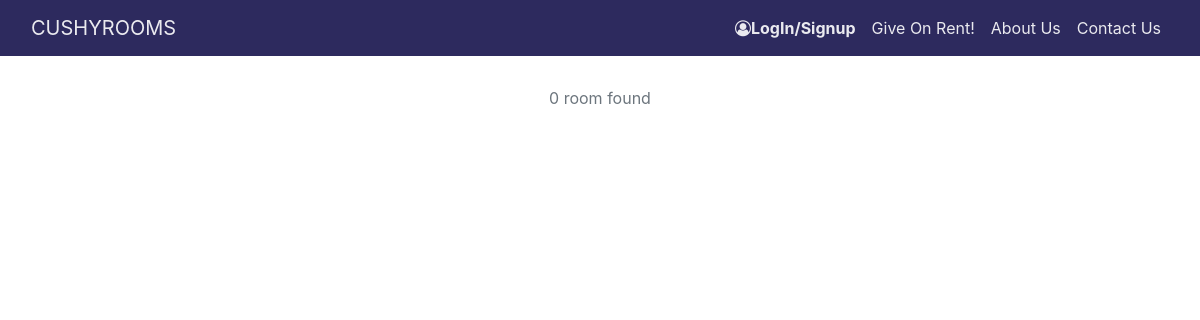
Page /Rooms/ on the earlier database version.
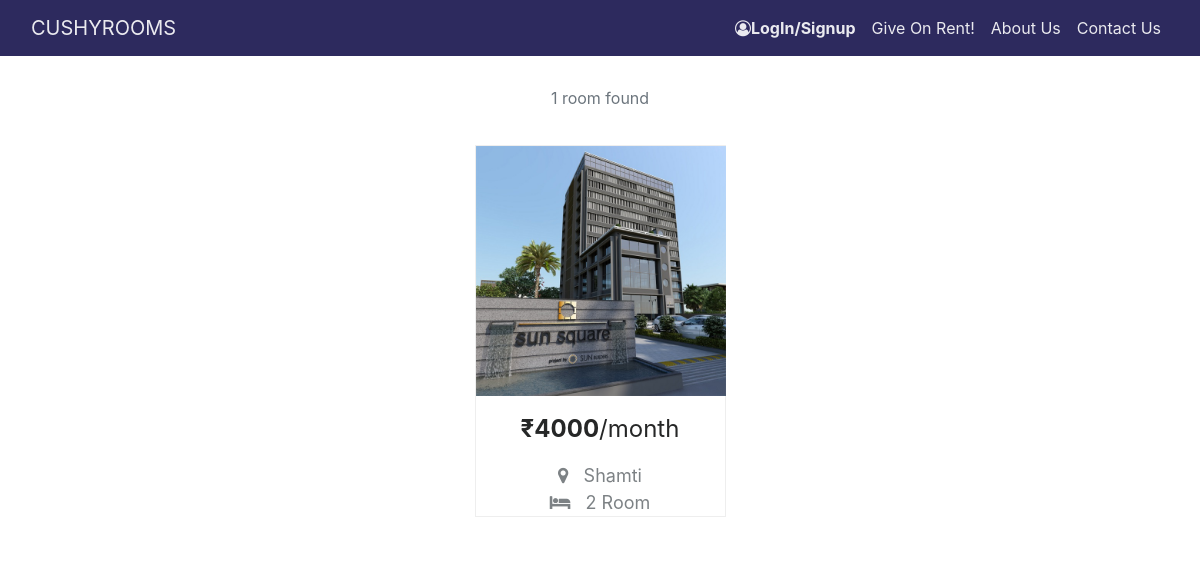
Same page on the later database version.
### main/models.py (models this page shows, shortened)
class Images(models.Model):
    user = models.ForeignKey(RentingUser, default=None, on_delete=models.CASCADE)
    image = models.ImageField(upload_to=user_directory_path, verbose_name='Image')

class RentingUser(models.Model):
    user_profile = models.ForeignKey(Profile, on_delete=models.CASCADE, null=True)
    number_of_rooms = models.IntegerField()
    price = models.CharField(max_length=50, default='')
    locality = models.ForeignKey(Location, on_delete=models.DO_NOTHING,  primary_key=False, null=True,default='')
    maximum_no_of_occupants = models.IntegerField()
    attached_bathroom = models.CharField(max_length=3, choices=y_n_choices, default='no')
    attached_kitchen = models.CharField(max_length=15, choices=y_n_choices, default='no')
    drive_in = models.CharField(max_length=3, choices=y_n_choices, default='no')
    parking = models.CharField(max_length=3, choices=y_n_choices, default='no')
    water_bill_included = models.CharField(max_length=3, choices=y_n_choices, default='no')
    electricity_bill_included = models.CharField(max_length=3, choices=y_n_choices, default='no')
    preferred_customer = models.CharField(max_length=50, choices=[('Family Preferred', 'Family Preferred'),
                                                                ('Working Preferred', 'Working Preferred'),
                                                                ('Student Preferred', 'Student Preferred'),
                                    ('no', 'No Such Preference')], default='no')
    gender_preference = models.CharField(max_length=50, choices=[('Only Girls', 'Only Girls'),
                                                                 ('Only Boys', 'Only Boys'),
                                                        ('no', 'No Gender Preference')], default='no')
    alternate_contact_number = models.CharField(max_length=10, default="", blank=True)
    preferred_contact_time = models.CharField(max_length=50, default='')
    any_other = models.TextField(max_length=100, default="", blank=True)
    created_at = models.DateTimeField(default=now, blank=True)
    updated_at = models.DateTimeField(default=now, blank=True)
    approved = models.BooleanField(default=False)

class Location(models.Model):
    location = models.CharField(max_length=30, null = True, default='')
    def __str__(self):
        return str(self.location)

### main/views.py (the view)
# urls.py: path('Rooms/', views.allrooms, name='all_rooms'),
def allrooms(request):
    rooms = RentingUser.objects.filter(approved=True)
    return render(request, 'all_rooms.html', {'rooms': rooms})

### main/templates/all_rooms.html (shortened to what this page needs)
{% extends 'base.html' %}
{% load static %}
{% block stylesheet %}
	<link rel="stylesheet" href="{% static 'assets/fonts/font-awesome.min.css' %}">
    <link rel="stylesheet" href="{% static 'assets/css/Projects-Clean-1.css' %}">
    <link rel="stylesheet" href="{% static 'assets/css/Projects-Clean.css' %}">
    <link rel="stylesheet" href="{% static 'assets/css/AllRoom/styles.css' %}">
{% endblock %}
{% load static %}
{% block body %}
    <p class="text-center text-secondary" style="padding-bottom:10px;"> {{rooms.count }} room{%if rooms.count > 1 %}s{% endif %} found </p>
    <div class="projects-clean">
        <div class="container align-items-center align-content-center align-self-center">
            <div class="row justify-content-center projects"
            style="margin-left:0px;padding-bottom:0px;margin-right:0px;">
                {% for room in rooms %}
                    {%  for images in room.images_set.all %}
                    {% if forloop.counter == 1 %}
                    <div class="col-sm-6 col-lg-4 item" onclick="location.href='{% url "room_detail" room.id images.id %}'"
                        style="height:auto;width:auto;padding-top:0px;padding-right:0px;padding-left:0px;padding-bottom:0px;
                            max-width:251px;margin:25px;margin-right:25px;margin-left:25px;min-width:auto;margin-top:25 px;
                            margin-bottom:25px;min-height:auto;">
                        <img class="img-fluid"
                        style="height:auto;width:auto;max-height:250px;min-width:250px;min-height:250px;max-width:250px;"
                        src="{{ images.image.url }}"  >
                        <p class="description" style="color:rgb(38,39,39);font-size:24px;"><strong>₹{{ room.price }}</strong>/month</p>
                        <p class="description"><i class="fa fa-map-marker"></i>&nbsp; &nbsp;{{room.locality}}</p>
                        <p class="description" style="margin-top:0px;"><i class="fa fa-bed"></i>&nbsp; &nbsp;{{ room.number_of_rooms }} Room</p>
                    </div>
                    {% endif %}
                    {% endfor %}
                {% endfor %}
            </div>
        </div>
    </div>
{% endblock %}

### main/templates/base.html (shortened to what this page needs)
{% load static %}
<!DOCTYPE html>
<html>
<head>
	    <link rel="stylesheet" href="{% static 'assets/bootstrap/css/bootstrap.min.css' %}">
        {% block stylesheet %}
        {% endblock %}
</head>
<body>
    <nav class="navbar navbar-light navbar-expand-md sticky-top" style="background-color: #2d2a5e;color: rgb(255,255,255);">
      <div class="container-fluid"><a class="navbar-brand" href='{% url 'index' %}' style="color:rgba(255,255,255,0.9);">CUSHYROOMS</a>
          <div
                class="collapse navbar-collapse" id="navcol-1">
                <ul class="nav navbar-nav float-right ml-auto">
                    <li class="nav-item dropdown">
                    {% if user.is_authenticated %}
                    <a class="nav-link dropdown-toggle" href="#" id="userMenu" data-toggle="dropdown" aria-haspopup="true" aria-expanded="false" style="color: rgba(255,255,255,0.9)">Hi {{ user.profile.name }}
                    </a>
                    <div class="dropdown-menu dropdown-menu-right" aria-labelledby="userMenu" style="background-color: #44499a" >
                        <a class="dropdown-item" href="{% url 'my_account' %}" style="color: rgba(255,255,255,0.9)">My account</a>
                        <a class="dropdown-item" href="{% url 'password_change' %}" style="color: rgba(255,255,255,0.9)">Change password</a>
                          <div class="dropdown-divider"></div>
                        <a class="dropdown-item" href="{% url 'logout' %}" style="color: rgba(255,255,255,0.9)"><i class="fa fa-user-circle-o" aria-hidden="true" ></i><strong> Logout </strong></a>
                      </div>
                    {% else %}
                      <a class="nav-link" href="{% url 'login' %}" style="color: rgba(255,255,255,0.9)"><i class="fa fa-user-circle-o" aria-hidden="true"></i><strong>LogIn/Signup</strong></a>
                    {% endif %}
                      </li>
                      <li class="nav-item" role="presentation">
                          <a class="nav-link" href="{% url 'RentType' %}" style="color:rgba(255,255,255,0.9);">Give On Rent!<span class="sr-only">(current)</span></a>
                          </li>
                    <li class="nav-item" role="presentation"><a class="nav-link active" href="#" style="color:rgba(255,255,255,0.9);" >About Us</a></li>
                    <li class="nav-item" role="presentation"><a class="nav-link active" href="{% url 'contact_us'%}" style="color:rgba(255,255,255,0.9);">Contact Us</a></li>
                </ul>
            </div>
          </div>
    </nav>
    <section class="major">
      <section id="banner">
      {% block body %}
       {% endblock %}
      </section>
    </section>
</body>
</html>

### static/assets/css/Projects-Clean-1.css (style rules this page uses)
.projects-clean { color:#313437; background-color:#fff; }
.projects-clean p { color:#7d8285; }
.projects-clean .projects { padding-bottom:40px; }
.projects-clean .item { text-align:center; min-height:300px; padding-bottom:25px; }
.projects-clean .item .description { font-size:15px; margin-top:15px; margin-bottom:0; }

### static/assets/css/Projects-Clean.css (style rules this page uses)
.projects-clean { color:#313437; background-color:#fff; }
.projects-clean p { color:#7d8285; }
.projects-clean .projects { padding-bottom:40px; }
.projects-clean .item { text-align:center; padding-top:50px; min-height:300px; border-width:thin; border-style:groove; }
.projects-clean .item .description { font-size:18px; margin-top:15px; margin-bottom:0; }

### static/assets/css/AllRoom/styles.css (style rules this page uses)
@media (min-width:1200px) { .container { margin-top: 0; max-width: 1140px; } }
.row { display: -webkit-box; display: -ms-flexbox; display: flex; -ms-flex-wrap: wrap; flex-wrap: wrap; margin-right: -15px; margin-left: -15px; margin-top: 90px; }
img { vertical-align: middle; border-style: none; width: 300px; }
p { margin-top: 0; }
.text-secondary { color: #6c757d!important; margin-top: 30px; margin-bottom: 0; }
.projects-clean .projects { padding-bottom: 40px; margin-top: 0px; margin-left: 70px; margin-right: 70px; }
@media (min-width:992px) { .col-lg-4 { -webkit-box-flex: 0; -ms-flex: 0 0 33.333333%; flex: 0 0 33.333333%; max-width: 33.333333%; } }

Differences in the rows shown:
added RentingUser: price "4000", locality "Shamti", number_of_rooms "2"
added Images: image (picture)
Other differences:
{{ rooms.count }}: "0" → "1"
